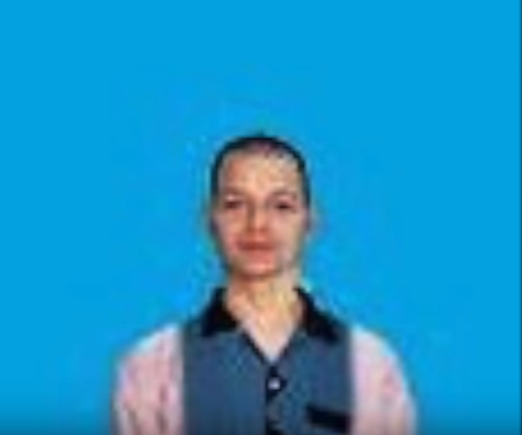
#> input picture images/Weezer's we.png, 522 x 435 px; its folder holds only this picture in this run
$ python match.py --template 'images/Weezer'"'"'s we.png' --images images
#> lines starting #> are read from the running program, lines starting #| are printed output that depends on the picture; after the words box and inside, x2 and y2 are one past the last pixel; in counts of white or black regions, pixels touching at a corner belong together
#import packages
import numpy as np
import argparse
import imutils
import glob
import cv2
from PIL import Image

ap = argparse.ArgumentParser()
ap.add_argument("-t","--template", required=True, help="Path to the template image")
ap.add_argument("-i","--images", required=True, help="Path to image")
ap.add_argument("-v", "--visualize",help="Flag to indicate visualization")
args = vars(ap.parse_args())

#load image, convert to grayscale, detect edges
template = cv2.imread(args["template"])
#> template is the input picture: shape (435, 522, 3); mean B, G, R 199, 148.6, 30.4
template = cv2.cvtColor(template, cv2.COLOR_BGR2GRAY)
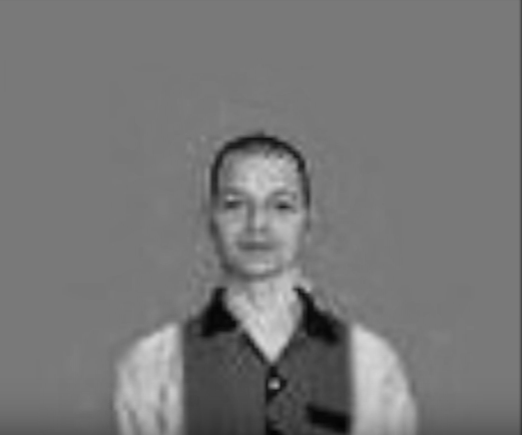
#> template: shape (435, 522); min 3, max 217, mean 119.1
template = cv2.Canny(template, 50,200)
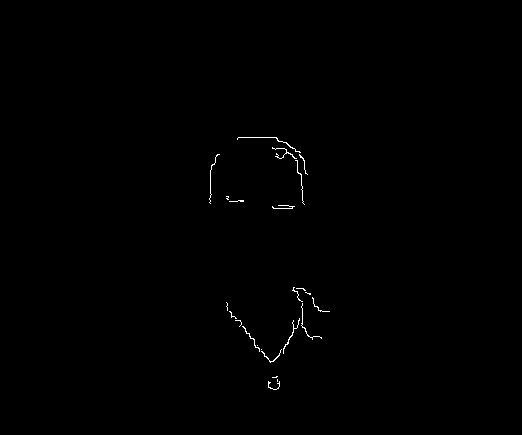
#> template: shape (435, 522); 0.3% white in thin lines or dots, all inside (x1, y1, x2, y2) = (209, 137, 330, 390)
(tH, tW) = template.shape[:2]
#> tH = 435; tW = 522
cv2.imshow("Template",template)

#loop over images to find template
for imagePath in glob.glob(args["images"] + "/*.png"):
    #load image, convert to gray, keep track of matched region
    image = cv2.imread(imagePath)
    gray = cv2.cvtColor(image, cv2.COLOR_BGR2GRAY)
    found = None

    #loop over scales of image
    for scale in np.linspace(0.2,1.0,20)[::-1]:
        #resize along scale, and keep track of ratio
        resized = imutils.resize(gray,width = int(gray.shape[1] * scale))
        r = gray.shape[1] / float(resized.shape[1])

        #if image is smaller than template, break
        if resized.shape[0] < tH or resized.shape[1] < tW:
            break

        #detect edges
        edged = cv2.Canny(resized, 50, 200)
        result = cv2.matchTemplate(edged, template, cv2.TM_CCOEFF)
        (_, maxVal, _, maxLoc) = cv2.minMaxLoc(result)

        #check if visualization
        if args.get("visualize", False):
            #draw rectangle over detected region
            clone = np.dstack([edged, edged, edged])
            cv2.rectangle(clone, (maxLoc[0], maxLoc[1]),
                    (maxLoc[0] + tW, maxLoc[1] + tH), (0,0,255),2)
            cv2.imshow("Visualize",clone)
            cv2.waitKey(0)

        if found is None or maxVal > found[0]:
            found = (maxVal, maxLoc, r)
#> this loop made 2 passes
#> (result, maxVal, found) on pass 1: ([44537024], 44537024, (44537024, (0, 0), 1))

    # unpack the bookkeeping variable and compute the (x, y) coordinates
    # of the bounding box based on the resized ratio
    (_, maxLoc, r) = found
#> r = 1
    (startX, startY) = (int(maxLoc[0] * r), int(maxLoc[1] * r))
#> startX = 0; startY = 0
    (endX, endY) = (int((maxLoc[0] + tW) * r), int((maxLoc[1] + tH) * r))
#> endX = 522; endY = 435

	# draw a rectangle
    cv2.rectangle(image, (startX, startY), (endX, endY), (0, 0, 255), 2)
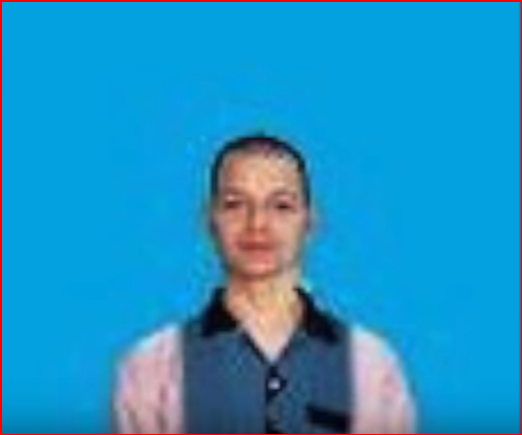
#> image: shape (435, 522, 3); 1.26% of pixels changed, all inside (x1, y1, x2, y2) = (0, 0, 522, 435)
    cv2.imshow("Image", image)
    cv2.imwrite("new.png",image)


    # crop
    image_obj = Image.open("new.png")
    cropped_image = image_obj.crop((0,0,endX,startY))
#> (the run stopped early here; a loop or call above may not have finished)
